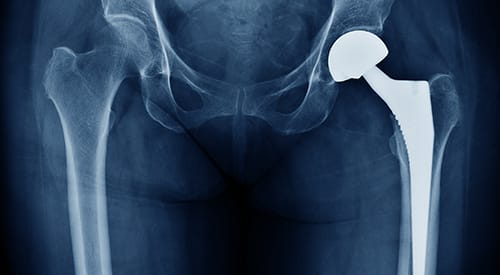
#> input picture joint-replacement.jpg, 500 x 275 px
$ jupyter execute --allow-errors Untitled0.ipynb
#> lines starting #> are read from the running program, lines starting #| are printed output that depends on the picture; after the words box and inside, x2 and y2 are one past the last pixel; in counts of white or black regions, pixels touching at a corner belong together
<a href="https://colab.research.google.com/github/Shounak-bhattacharya/imageenhancementmorphsegment/blob/master/Untitled0.ipynb" target="_parent"></a>

[cell 1]
from google.colab import files

[cell 2]
Uploaded=files.upload()
#> the answer given: joint-replacement.jpg

[cell 3]
import cv2
from skimage.filters.rank import entropy
from skimage.morphology import disk
from skimage import io
import matplotlib.pyplot as plt
import numpy as np
from skimage.filters import threshold_otsu
filter_image=io.imread(r"joint-replacement.jpg")
#> filter_image is the input picture: shape (275, 500, 3); mean R, G, B 43.2, 64.4, 89.7
filter_image = cv2.cvtColor(filter_image, cv2.COLOR_RGB2GRAY)
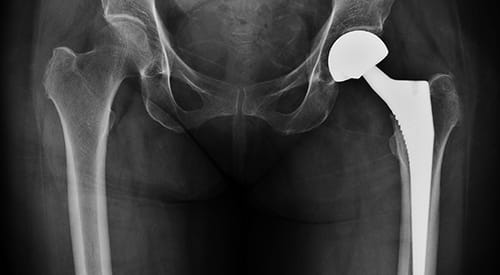
#> filter_image: shape (275, 500); min 0, max 253, mean 60.9
entropy_image=entropy(filter_image, disk(5))
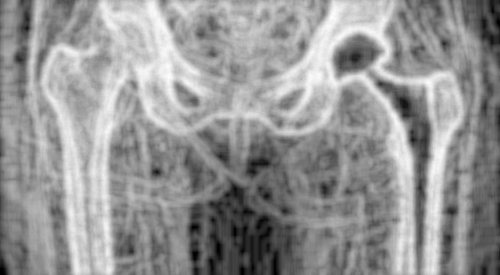
#> entropy_image: shape (275, 500) float64; min 0, max 6.11, mean 3.57; drawn with min black and max white
plt.imshow(entropy_image)

[cell 4]
thresh=threshold_otsu(entropy_image)
#> thresh = 3.54
binary=entropy_image <=thresh
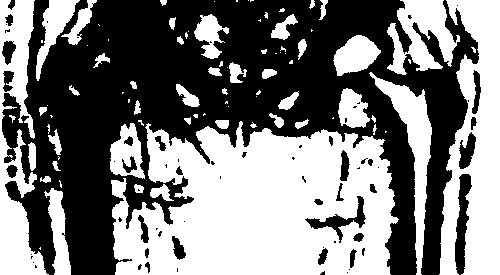
#> binary: shape (275, 500) bool; 48.7% white; 86 white regions (41 under 20 px), largest, box (x1, y1, x2, y2) and area: (111, 121, 399, 275) 33044, (439, 0, 500, 275) 11070, (0, 0, 49, 275) 6307
plt.imshow(binary)

[cell 5]
Uploaded=files.upload()
#> the answer given: joint-replacement.jpg

[cell 6]
kernel = np.ones((20,1),np.uint8)
#> (the rest of this cell did not finish here and is left out)

[cell 7]
kernel = np.ones((10,1),np.uint8)
#> kernel = [1, 1, 1, 1, 1, 1, 1, 1, 1, 1]
#> (the rest of this cell did not finish here and is left out)
